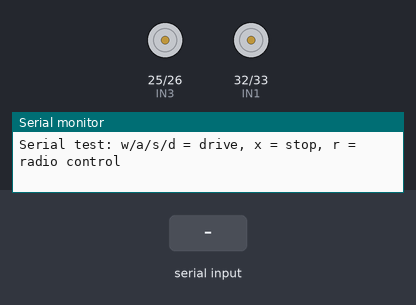
Recording of a sketch running on a simulated ESP32. Parts: motor-driver pin pairs drawn as motors (green arrow = first pin HIGH = forward, orange = second pin HIGH = backward, longer = more drive), the last lines printed to the serial monitor. The inputs (shaded band) are chosen by the test bench.

Above: at 1.5 s.
1.6 s: "w" received over Serial
At 2.8 s:
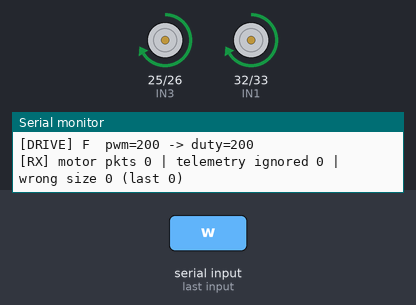
3.1 s: "s" received over Serial
At 4.0 s:
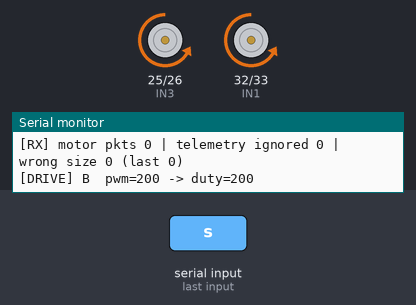
4.6 s: "a" received over Serial
At 5.1 s:
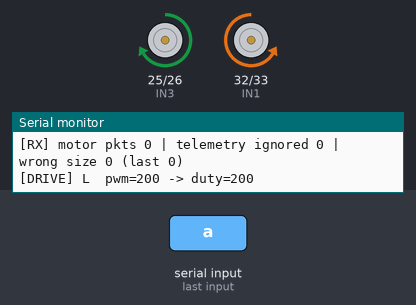
6.1 s: "d" received over Serial
At 7.5 s:
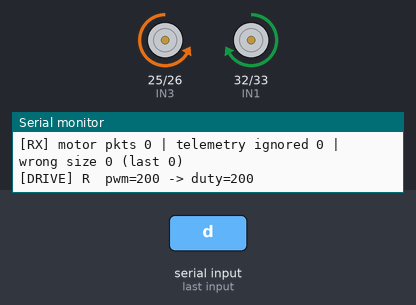
Timing chart, 0 to 8.6 s (numbered marks = the images above; inputs shaded):
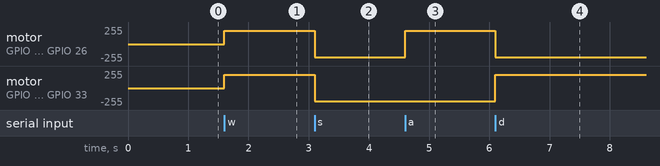

The sketch:

esp2_car.ino
```cpp
/*
 * ESP2 - CAR (motor receiver)
 * Receives type-1 motor commands from ESP1 over ESP-NOW and drives an L298N / L293D.
 * Ignores type-2 telemetry bursts. Stops automatically if commands stop arriving.
 *
 * Wiring: IN1=32, IN2=33 (left motor), IN3=25, IN4=26 (right motor), ENA/ENB jumpers ON.
 * Power the ESP32 separately from the motors (USB / power bank), grounds connected together.
 * Serial test (115200): w/a/s/d = drive, x = stop, r = back to radio control
 */

#include <WiFi.h>
#include <esp_now.h>
#include <esp_wifi.h>
#include <esp_arduino_version.h>

// ---------------- Pins (L298N / L293D, ENA/ENB jumpers ON) ----------------
#define IN1 32   // Motor A (left)
#define IN2 33
#define IN3 25   // Motor B (right)
#define IN4 26

// ---------------- Config ----------------
#define ESPNOW_CHANNEL   1      // must match the command node
#define FAILSAFE_MS      400    // no motor packet for this long -> stop
#define MIN_DUTY         140    // below this most TT/gear motors just hum; raise if they still stall
#define INVERT_LEFT      0      // set 1 if the left motor spins backwards on 'F'
#define INVERT_RIGHT     0      // set 1 if the right motor spins backwards on 'F'
#define BOOT_TEST        0      // 1 = spin each motor briefly at boot (LIFT THE WHEELS)

typedef struct struct_packet {
  uint8_t packetType; // 1 = Motor Command, 2 = RF Telemetry Burst
  char driveCmd;      // 'F', 'B', 'L', 'R', 'S'
  uint8_t speedPWM;   // 0 - 255
  uint32_t pktId;
  float lat;
  float lon;
  bool tamperAlert;
} struct_packet;

portMUX_TYPE mux = portMUX_INITIALIZER_UNLOCKED;
volatile char rxCmd = 'S';
volatile uint8_t rxPwm = 0;
volatile unsigned long rxTime = 0;
volatile uint32_t rxMotorPkts = 0, rxOtherPkts = 0, rxBadLen = 0;
volatile int rxLastBadLen = 0;

bool serialOverride = false;
char activeCmd = 'S';
uint8_t activePwm = 0;

// ---------- motor control ----------
uint8_t toDuty(uint8_t pwm) {
  if (pwm == 0) return 0;
  return max<uint8_t>(pwm, MIN_DUTY);
}

// speed: -255..255 (negative = reverse)
void driveMotor(int pinA, int pinB, int speed, bool invert) {
  if (invert) speed = -speed;
  if (speed > 0)      { analogWrite(pinA, speed);  analogWrite(pinB, 0); }
  else if (speed < 0) { analogWrite(pinA, 0);      analogWrite(pinB, -speed); }
  else                { analogWrite(pinA, 0);      analogWrite(pinB, 0); }
}

void setMotors(int left, int right) {
  driveMotor(IN1, IN2, left,  INVERT_LEFT);
  driveMotor(IN3, IN4, right, INVERT_RIGHT);
}

void applyCommand(char c, uint8_t pwm) {
  int d = toDuty(pwm);
  switch (c) {
    case 'F': setMotors( d,  d); break;
    case 'B': setMotors(-d, -d); break;
    case 'L': setMotors(-d,  d); break;   // spin left
    case 'R': setMotors( d, -d); break;   // spin right
    default:  setMotors( 0,  0); break;
  }
  if (c != activeCmd || pwm != activePwm) {
    Serial.printf("[DRIVE] %c  pwm=%u -> duty=%d\n", c, pwm, (c == 'S') ? 0 : d);
  }
  activeCmd = c;
  activePwm = pwm;
}

// ---------- ESP-NOW receive ----------
#if ESP_ARDUINO_VERSION >= ESP_ARDUINO_VERSION_VAL(3, 0, 0)
void OnDataRecv(const esp_now_recv_info_t *info, const uint8_t *data, int len) {
#else
void OnDataRecv(const uint8_t *mac, const uint8_t *data, int len) {
#endif
  if (len != (int)sizeof(struct_packet)) { rxBadLen++; rxLastBadLen = len; return; }
  struct_packet p;
  memcpy(&p, data, sizeof(p));
  if (p.packetType != 1) { rxOtherPkts++; return; }   // ignore telemetry bursts

  portENTER_CRITICAL(&mux);
  rxCmd = p.driveCmd;
  rxPwm = p.speedPWM;
  rxTime = millis();
  rxMotorPkts++;
  portEXIT_CRITICAL(&mux);
}

// ---------- Serial test driving ----------
void handleSerial() {
  while (Serial.available()) {
    char k = Serial.read();
    char c = 0;
    if (k == 'w') c = 'F';
    else if (k == 's') c = 'B';
    else if (k == 'a') c = 'L';
    else if (k == 'd') c = 'R';
    else if (k == 'x') c = 'S';
    else if (k == 'r') { serialOverride = false; Serial.println("[SERIAL] back to radio control"); }
    if (c) {
      serialOverride = true;
      applyCommand(c, 200);
    }
  }
}

void bootTest() {
  Serial.println("[TEST] left fwd");   setMotors(200, 0);  delay(400);
  Serial.println("[TEST] left rev");   setMotors(-200, 0); delay(400);
  Serial.println("[TEST] right fwd");  setMotors(0, 200);  delay(400);
  Serial.println("[TEST] right rev");  setMotors(0, -200); delay(400);
  setMotors(0, 0);
  Serial.println("[TEST] done");
}

void setup() {
  Serial.begin(115200);
  pinMode(IN1, OUTPUT); pinMode(IN2, OUTPUT);
  pinMode(IN3, OUTPUT); pinMode(IN4, OUTPUT);
  setMotors(0, 0);
  delay(300);

#if BOOT_TEST
  bootTest();
#endif

  WiFi.mode(WIFI_STA);
  WiFi.disconnect();
  esp_wifi_set_channel(ESPNOW_CHANNEL, WIFI_SECOND_CHAN_NONE);

  if (esp_now_init() != ESP_OK) {
    Serial.println("ESP-NOW init FAILED");
    while (true) delay(1000);
  }
  esp_now_register_recv_cb(OnDataRecv);

  Serial.printf("[CAR ONLINE] ch %d | MAC %s | expecting %u-byte packets\n",
                ESPNOW_CHANNEL, WiFi.macAddress().c_str(), (unsigned)sizeof(struct_packet));
  Serial.println("Serial test: w/a/s/d = drive, x = stop, r = radio control");
}

void loop() {
  handleSerial();

  if (!serialOverride) {
    char c; uint8_t pwm; unsigned long t;
    portENTER_CRITICAL(&mux);
    c = rxCmd; pwm = rxPwm; t = rxTime;
    portEXIT_CRITICAL(&mux);

    if (t == 0 || millis() - t > FAILSAFE_MS) {
      if (activeCmd != 'S') Serial.println("[FAILSAFE] no command -> stop");
      applyCommand('S', 0);
    } else {
      applyCommand(c, pwm);
    }
  }

  static unsigned long lastDiag = 0;
  if (millis() - lastDiag > 2000) {
    lastDiag = millis();
    Serial.printf("[RX] motor pkts %lu | telemetry ignored %lu | wrong size %lu (last %d)\n",
                  (unsigned long)rxMotorPkts, (unsigned long)rxOtherPkts,
                  (unsigned long)rxBadLen, rxLastBadLen);
  }
  delay(5);
}
```

Measured:
- after the input at 1.6 s, motor on GPIO 25 (IN3) / GPIO 26 (IN4), motor on GPIO 32 (IN1) / GPIO 33 (IN2): stopped → forward 200/255 at once
- after the input at 3.1 s, motor on GPIO 25 (IN3) / GPIO 26 (IN4), motor on GPIO 32 (IN1) / GPIO 33 (IN2): forward 200/255 → backward 200/255 at once
- after the input at 4.6 s, motor on GPIO 25 (IN3) / GPIO 26 (IN4): backward 200/255 → forward 200/255 at once
- after the input at 6.1 s, motor on GPIO 25 (IN3) / GPIO 26 (IN4): forward 200/255 → backward 200/255 at once; motor on GPIO 32 (IN1) / GPIO 33 (IN2): backward 200/255 → forward 200/255 at once
